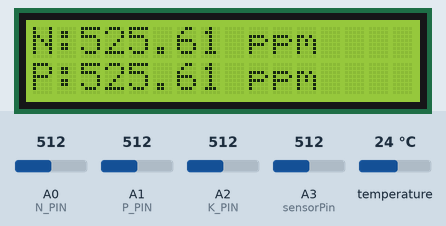
Simulated run of this sketch. Board: Arduino Uno, built with avr-gcc and run on an emulated ATmega328P. Parts: 16×2 character LCD. The inputs (shaded band) are chosen by the test bench; at power-on: A3 (sensorPin) = 512, temperature 24 °C, A0 (N_PIN) = 512, A1 (P_PIN) = 512, A2 (K_PIN) = 512. What the sketch prints to the serial monitor is not drawn.

Above: at 1.2 s.
1.3 s: A3 (sensorPin) set to 30
At 6.6 s:
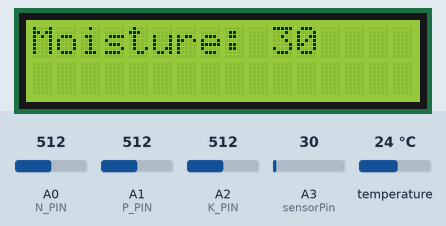
9.0 s: temperature set to 12 °C
At 12.5 s:
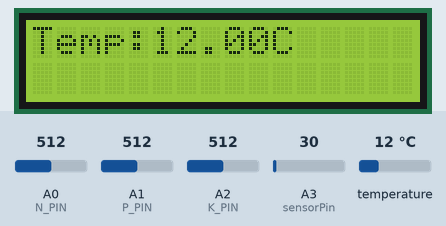
16.7 s: A0 (N_PIN) set to 716
At 22.0 s:
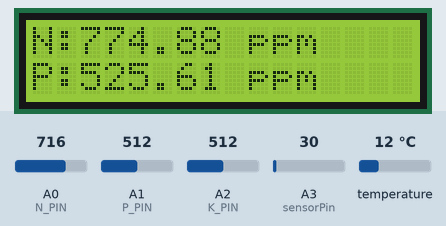
24.4 s: A1 (P_PIN) set to 716
At 28.8 s:
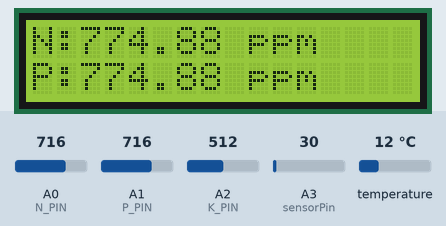
32.1 s: A2 (K_PIN) set to 716
At 37.1 s:
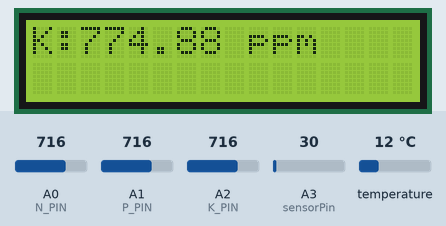
39.8 s: A3 (sensorPin) set to 306
At 42.4 s:
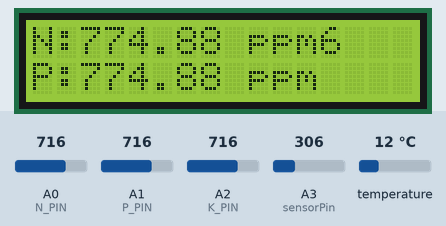
Timing chart, 0 to 43.9 s (numbered marks = the images above; inputs shaded):
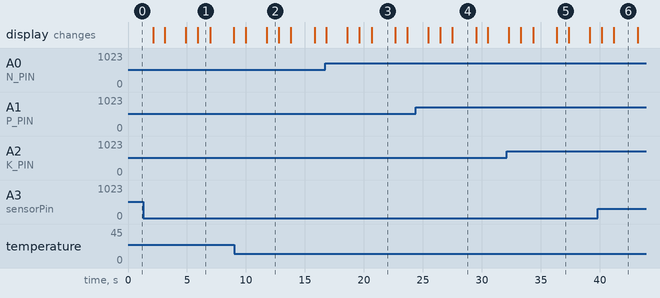

The sketch:

real_soil_box.ino
```cpp
#include <LiquidCrystal_I2C.h>

LiquidCrystal_I2C lcd(0x3F,16,2);


// NPK TEMP MOISTURE

int N_PIN = A0; // Connect N sensor to Analog Pin A0
int P_PIN = A1; // Connect P sensor to Analog Pin A1
int K_PIN = A2; // Connect K sensor to Analog Pin A2

#define soilWet 50   // Define max value we consider soil 'wet'
#define soilDry 75   // Define min value we consider soil 'dry'

// Sensor pins
#define sensorPower 7
#define sensorPin A3

#include <OneWire.h>
#include <DallasTemperature.h>

const int SENSOR_PIN = 13; // Arduino pin connected to DS18B20 sensor's DQ pin

OneWire oneWire(SENSOR_PIN);         // setup a oneWire instance
DallasTemperature tempSensor(&oneWire); // pass oneWire to DallasTemperature library

float tempCelsius;    // temperature in Celsius
float tempFahrenheit;

void setup() {

    lcd.init();
  lcd.clear();
  lcd.backlight();


  Serial.begin(9600);
  tempSensor.begin(); // Initialize serial communication
}

void loop() {
  float N_value = analogRead(N_PIN); // Read the analog value from N sensor
  float P_value = analogRead(P_PIN); // Read the analog value from P sensor
  float K_value = analogRead(K_PIN); // Read the analog value from K sensor

  float N_voltage = (N_value * 5.0) / 1023.0; // Convert analog value to voltage for N sensor
  float P_voltage = (P_value * 5.0) / 1023.0; // Convert analog value to voltage for P sensor
  float K_voltage = (K_value * 5.0) / 1023.0; // Convert analog value to voltage for K sensor

  float N_ppm = (N_voltage - 0.4) * 250; // Convert voltage to ppm for N sensor
  float P_ppm = (P_voltage - 0.4) * 250; // Convert voltage to ppm for P sensor
  float K_ppm = (K_voltage - 0.4) * 250; // Convert voltage to ppm for K sensor

  Serial.print("N: ");
  Serial.print(N_ppm);
  Serial.print(" ppm, P: ");
  Serial.print(P_ppm);
  Serial.print(" ppm, K: ");
  Serial.print(K_ppm);
  Serial.println(" ppm");
  lcd.setCursor(0,0);
  lcd.print("N:");
  lcd.setCursor(2,0);
  lcd.print(N_ppm);
  lcd.print(" ppm");
  lcd.setCursor(0,1);
  lcd.print("P:");
  lcd.print(P_ppm);
  lcd.print(" ppm");
  delay(2000);
  lcd.clear();
  lcd.setCursor(0,0);
  lcd.print("K:");
  lcd.print(K_ppm);
  lcd.print(" ppm");
  delay(1000);
  lcd.clear();

  tempSensor.requestTemperatures();             // send the command to get temperatures
  tempCelsius = tempSensor.getTempCByIndex(0);  // read temperature in Celsius
  tempFahrenheit = tempCelsius * 9 / 5 + 32; // convert Celsius to Fahrenheit

  Serial.print("Temperature: ");
  Serial.print(tempCelsius);    // print the temperature in Celsius
  Serial.print("°C");
  Serial.print("  ~  ");        // separator between Celsius and Fahrenheit
  Serial.print(tempFahrenheit); // print the temperature in Fahrenheit
  Serial.println("°F");
  delay(1000);
  lcd.setCursor(0,0);
  lcd.print("Temp:");
  lcd.print(tempCelsius);
  lcd.print("C");

  delay(1000);
  //get the reading from the function below and print it
  int moisture = readSensor();
  Serial.print("Moisture: ");
  Serial.println(moisture);
  lcd.setCursor(0,0);
  lcd.print("Moisture: ");
  lcd.print(moisture);

  // Determine status of our soil
  if (moisture < soilWet)
  {
    Serial.println("Status: Soil is too wet");
  } else if (moisture >= soilWet && moisture < soilDry) {
    Serial.println("Status: Soil moisture is perfect");
  } else {
    Serial.println("Status: Soil is too dry - time to water!");
  }

  delay(1000);  // Take a reading every second for testing
          // Normally you should take reading perhaps once or twice a day
  Serial.println();
}

//  This function returns the analog soil moisture measurement
int readSensor() {
  digitalWrite(sensorPower, HIGH);  // Turn the sensor ON
  delay(10);              // Allow power to settle
  int val = analogRead(sensorPin);  // Read the analog value form sensor
  digitalWrite(sensorPower, LOW);   // Turn the sensor OFF
  return val;             // Return analog moisture value
}
```

Measured:
- what the display in image 1 shows lasts 1.1 s, from 5.9 s to 7.0 s
- what the display in image 3 shows lasts 2.1 s, from 20.6 s to 22.7 s
